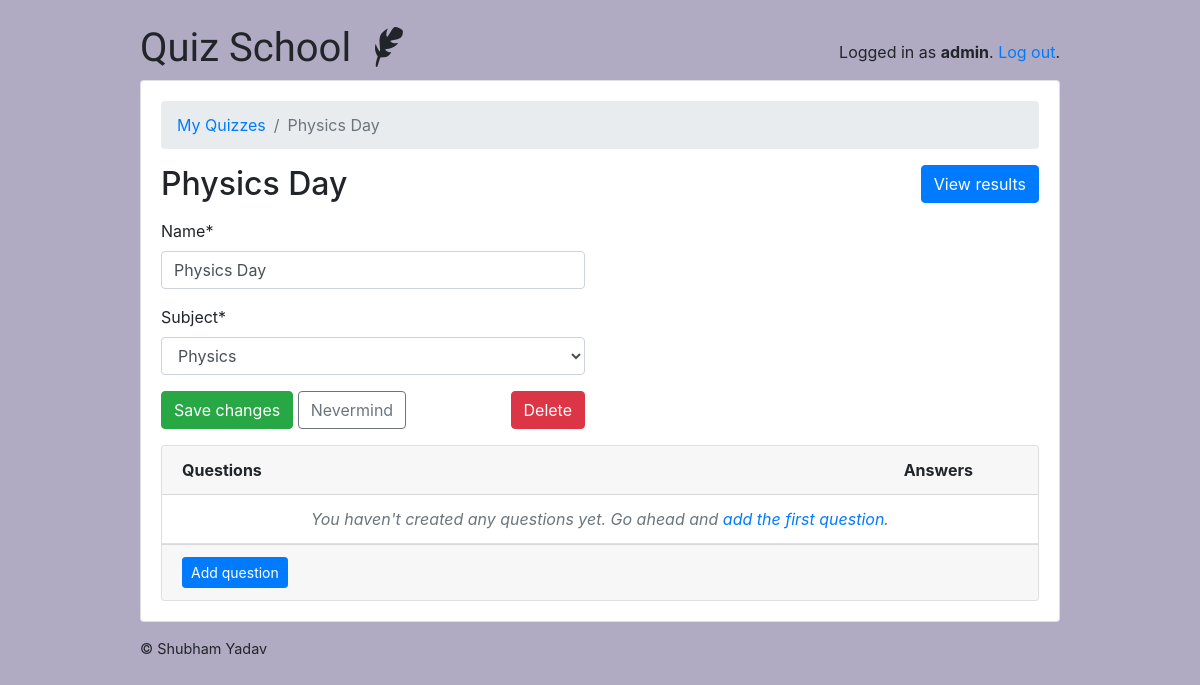
The page /teachers/quiz/2/ (signed in) on the database its author committed.
### quiz/models.py (models this page shows, shortened)
class User(AbstractUser):
    is_teacher = models.BooleanField(default=False)
    is_student = models.BooleanField(default=False)

class Quiz(models.Model):
    owner = models.ForeignKey(User, on_delete=models.CASCADE, related_name='quizzes')
    name = models.CharField(max_length=255)
    subject = models.ForeignKey(Subject, on_delete=models.CASCADE, related_name='quizzes')

class Subject(models.Model):
    name = models.CharField(max_length=30)
    color = models.CharField(max_length=7, default='#007bff')
    def __str__(self):
        return self.name

### quiz/views/teachers.py (the view, shortened to what this page needs)
# urls.py: path('quiz/<int:pk>/', teachers.QuizUpdateView.as_view(), name='quiz_change'),
@method_decorator([login_required, teacher_required], name='dispatch')
class QuizUpdateView(UpdateView):
    model = Quiz
    fields = ('name', 'subject', )
    context_object_name = 'quiz'
    template_name = 'classroom/teachers/quiz_change_form.html'
    def get_context_data(self, **kwargs):
        kwargs['questions'] = self.get_object().questions.annotate(answers_count=Count('answers'))
        return super().get_context_data(**kwargs)
    def get_queryset(self):
        return self.request.user.quizzes.all()

### quiz/templates/classroom/teachers/quiz_change_form.html (shortened to what this page needs)
{% extends 'base.html' %}
{% load crispy_forms_tags %}
{% block content %}
  <nav aria-label="breadcrumb">
    <ol class="breadcrumb">
      <li class="breadcrumb-item"><a href="{% url 'teachers:quiz_change_list' %}">My Quizzes</a></li>
      <li class="breadcrumb-item active" aria-current="page">{{ quiz.name }}</li>
    </ol>
  </nav>
  <h2 class="mb-3">
    {{ quiz.name }}
    <a href="{% url 'teachers:quiz_results' quiz.pk %}" class="btn btn-primary float-right">View results</a>
  </h2>
  <div class="row mb-3">
    <div class="col-md-6 col-sm-8 col-12">
      <form method="post" novalidate>
        {{ form|crispy }}
        <button type="submit" class="btn btn-success">Save changes</button>
        <a href="{% url 'teachers:quiz_change_list' %}" class="btn btn-outline-secondary" role="button">Nevermind</a>
        <a href="{% url 'teachers:quiz_delete' quiz.pk %}" class="btn btn-danger float-right">Delete</a>
      </form>
    </div>
  </div>
  <div class="card">
    <div class="card-header">
      <div class="row">
        <div class="col-10">
          <strong>Questions</strong>
        </div>
        <div class="col-2">
          <strong>Answers</strong>
        </div>
      </div>
    </div>
    <div class="list-group list-group-flush list-group-formset">
      {% for question in questions %}
        <div class="list-group-item">
          <div class="row">
            <div class="col-10">
              <a href="{% url 'teachers:question_change' quiz.pk question.pk %}">{{ question.text }}</a>
            </div>
            <div class="col-2">
              {{ question.answers_count }}
            </div>
          </div>
        </div>
      {% empty %}
        <div class="list-group-item text-center">
          <p class="text-muted font-italic mb-0">You haven't created any questions yet. Go ahead and <a href="{% url 'teachers:question_add' quiz.pk %}">add the first question</a>.</p>
        </div>
      {% endfor %}
    </div>
    <div class="card-footer">
      <a href="{% url 'teachers:question_add' quiz.pk %}" class="btn btn-primary btn-sm">Add question</a>
    </div>
  </div>
{% endblock %}

### templates/base.html (shortened to what this page needs)
{% load static %}<!doctype html>
<html lang="en">
  <head>
    <link rel="stylesheet" href="https://maxcdn.bootstrapcdn.com/bootstrap/4.0.0/css/bootstrap.min.css">
    <link rel="stylesheet" type="text/css" href="{% static 'vendor/fontello-2f186091/css/fontello.css' %}">
    <link rel="stylesheet" type="text/css" href="{% static 'css/app.css' %}">
    {% if user.is_authenticated and user.is_teacher %}
      <link rel="stylesheet" type="text/css" href="{% static 'css/teachers.css' %}">
    {% else %}
      <link rel="stylesheet" type="text/css" href="{% static 'css/students.css' %}">
    {% endif %}
  </head>
  <body>
    <div class="container my-4">
      <div class="row justify-content-center">
        <div class="col-md-10 col-sm-12">
          <div class="row">
            <div class="col-6">
              <h1 class="logo">
                <a href="{% url 'home' %}">
                  Quiz School
                  {% if user.is_authenticated %}
                    {% if user.is_teacher %}
                      <span class="icon-feather" data-toggle="tooltip" data-placement="right" title="Teacher profile"></span>
                    {% else %}
                      <span class="icon-graduation-cap" data-toggle="tooltip" data-placement="right" title="Student profile"></span>
                    {% endif %}
                  {% endif %}
                </a>
              </h1>
            </div>
            <div class="col-6 text-right">
              {% if user.is_authenticated %}
                <p class="pt-3">Logged in as <strong>{{ user.username }}</strong>. <a href="{% url 'logout' %}">Log out</a>.</p>
              {% else %}
                <a href="{% url 'login' %}" class="btn btn-light" role="button">Log in</a>
                <a href="{% url 'signup' %}" class="btn btn-primary" role="button">Sign up</a>
              {% endif %}
            </div>
          </div>
          <div class="card mb-3">
            <div class="card-body">
              {% block content %}
              {% endblock %}
            </div>
          </div>
          <footer>
            <a href="https://subhamyadav580.github.io/" target="_blank">© Shubham Yadav</a>
          </footer>
        </div>
      </div>
    </div>
  </body>
</html>

### static/css/app.css (style rules this page uses)
.logo { font-family: 'Clicker Script', cursive; }
.logo a { color: #212529; text-decoration: none; }
footer { font-size: .9rem; }
footer a { color: #212529; }

### static/css/teachers.css (style rules this page uses)
body { background-color: #b0aac2; }

### rows shown on the page
User: username "admin"
Quiz: name "Physics Day", subject "Physics"
